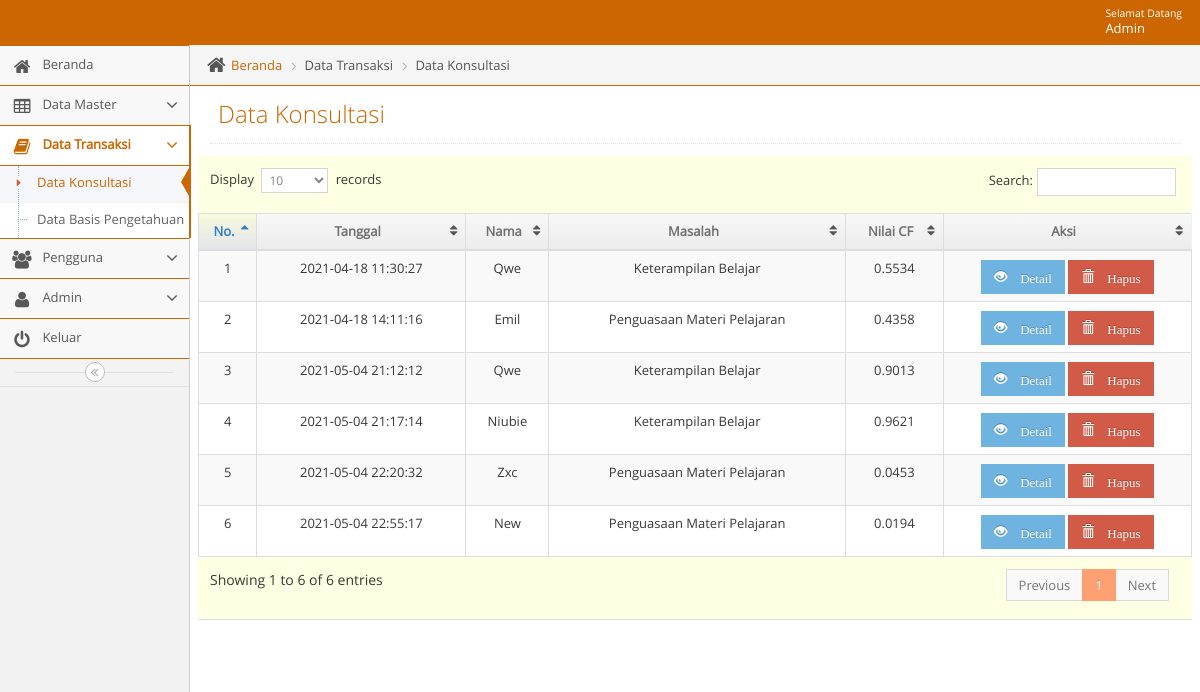
The page /admin/adminmainapp.php?unit=konsultasi_unit&act=datagrid (signed in) on the database its author committed.
### tables this page shows
CREATE TABLE `t_hasil` (
  `kode_hasil` int(11) NOT NULL,
  `bidang_masalah` text NOT NULL,
  `item_masalah` text NOT NULL,
  `nilai_cf` varchar(16) NOT NULL,
  `tanggal` datetime NOT NULL,
  `hasil_id` varchar(11) NOT NULL,
  `kode_siswa` varchar(11) NOT NULL
);

CREATE TABLE `t_siswa` (
  `id_siswa` int(11) NOT NULL,
  `nama_siswa` varchar(100) NOT NULL,
  `jenis_kelamin` enum('Laki-laki','Perempuan') NOT NULL,
  `kelas` varchar(10) NOT NULL,
  `kode_siswa` varchar(11) NOT NULL
);

CREATE TABLE `t_bidang_masalah` (
  `id_bidang_masalah` int(11) NOT NULL,
  `kode_bidang_masalah` varchar(5) NOT NULL,
  `nama_bidang_masalah` varchar(500) NOT NULL,
  `detail_bidang_masalah` varchar(500) NOT NULL,
  `layanan` varchar(1000) NOT NULL
);

### admin/unit/konsultasi_unit.php (the view, shortened to what this page needs)
<?php
$act = $_GET['act'];
switch($act){
    case "datagrid":
        ?>
<?php
include("../admin/leftbar.php");
?>
			<div class="main-content">
				<div class="main-content-inner">
					<div class="breadcrumbs ace-save-state" id="breadcrumbs">
						<ul class="breadcrumb">
							<li>
								<i class="ace-icon fa fa-home home-icon"></i>
								<a href="adminmainapp.php?unit=dashboard">Beranda</a>
							</li>
              <li>Data Transaksi</li>
							<li>Data Konsultasi</li>
						</ul>
					</div>
					<div class="page-content">
						<div class="page-header">
							<h1>Data Konsultasi</h1>
						</div>
						<div class="row">
							<div class="col-xs-12">
								<div class="row">
                  <div class="box box-primary">
                    <div class="box-body table-responsive padding">
                      <table id="datatable" class="table table-striped table-bordered table-hover">
                        <thead>
                          <tr>
                            <th style="text-align: center">No.</th>
                            <th style="text-align: center">Tanggal</th>
                            <th style="text-align: center">Nama</th>
                            <th style="text-align: center">Masalah</th>
                            <th style="text-align: center">Nilai CF</th>
                            <th style="text-align: center">Aksi</th>
                          </tr>
                        </thead>
                        <tbody>
                         <?php $no=1;
                          $qdatagrid ="  SELECT
                            t_hasil.kode_hasil, t_hasil.tanggal, t_hasil.nilai_cf, t_hasil.hasil_id,
                            t_bidang_masalah.kode_bidang_masalah, t_bidang_masalah.nama_bidang_masalah,
                            t_siswa.kode_siswa, t_siswa.nama_siswa
                            FROM
                              t_hasil
                            JOIN t_bidang_masalah ON t_hasil.hasil_id = t_bidang_masalah.kode_bidang_masalah
									          JOIN t_siswa ON t_hasil.kode_siswa = t_siswa.kode_siswa";
                            $rdatagrid = mysqli_query($mysqli, $qdatagrid);
                            while($ddatagrid=mysqli_fetch_assoc($rdatagrid)) {
                                echo "
                                <tr>
                                     <td style= text-align:center>$no</td>
                                     <td style= text-align:center>$ddatagrid[tanggal]</td>
                                     <td style= text-align:center>".ucwords("$ddatagrid[nama_siswa]")."</td>
                                     <td style= text-align:center>$ddatagrid[nama_bidang_masalah]</td>
                                     <td style= text-align:center>$ddatagrid[nilai_cf]</td>
                                     <td style=text-align:center>
                                         <a href=?unit=konsultasi_unit&act=update&kode_hasil=$ddatagrid[kode_hasil] class='btn btn-sm btn-info glyphicon glyphicon-eye-open' > Detail</a>
                                         <a href=?unit=konsultasi_unit&act=delete&kode_hasil=$ddatagrid[kode_hasil] class='btn btn-sm btn-danger glyphicon glyphicon-trash' onclick='return confirm(\"Yakin Akan Menghapus Data?\")'> Hapus</a>
                                     </td>
                                </tr>
                                ";
                                $no++;
                             }
                             ?>
                        </tbody>
                      </table>
                    </div>
                  </div>
								</div>
							</div>
						</div>
					</div>
				</div>
			</div>
		<?php
            include("../admin/footer.php");
            ?>
	</body>
</html>
 <?php
        break;
            ?>
  <?php
}

### admin/navbar.php (shortened to what this page needs)
<body class="no-skin">
        <?php
        require_once '../lib/koneksi.php';
        if ($_SESSION['status'] == 'Admin') {
          $qupdate = "SELECT * FROM  t_admin WHERE nama_pengguna = '".$_SESSION['nm_pengguna']."'";
         $rupdate = mysqli_query($mysqli, $qupdate);
         $dupdate = mysqli_fetch_assoc($rupdate);
        }
        else {
          $qupdate = "SELECT * FROM  t_user WHERE nama_pengguna = '".$_SESSION['nm_pengguna']."'";
          $rupdate = mysqli_query($mysqli, $qupdate);
          $dupdate = mysqli_fetch_assoc($rupdate);
        }
        ?>
        <div id="navbar" class="navbar navbar-default ace-save-state">
          <div class="navbar-container ace-save-state" id="navbar-container">
            <div class="navbar-buttons navbar-header pull-right" role="navigation">
              <ul class="nav ace-nav">
                <li class="light-blue dropdown-modal">
                  <a data-toggle="dropdown" href="#" class="dropdown-toggle">
                    <span class="user-info"><small>Selamat Datang</small>  <?php echo ucwords($dupdate['nama']); ?></span>
                  </a>
                </li>
              </ul>
            </div>
        </div>
    </div>

### css/tentang/style.css (style rules this page uses)
html { font-family:sans-serif; -ms-text-size-adjust:100%; -webkit-text-size-adjust:100% }
body { margin:0 }
a { background-color:transparent }
h1 { font-size:2em; margin:.67em 0 }
small { font-size:80% }
table { border-collapse:collapse; border-spacing:0 }
td,th { padding:0 }
.border-box,article,body,code,dd,div,dl,dt,fieldset,footer,form,header,html,input[type=email],input[type=password],input[type=tel],input[type=text],input[type=url],li,main,ol,p,pre,section,textarea,ul { box-sizing:border-box }

### rows shown on the page
t_hasil: tanggal "2021-04-18 11:30:27", t_siswa.nama_siswa "Qwe", t_bidang_masalah.nama_bidang_masalah "Keterampilan Belajar", nilai_cf "0.5534"
t_hasil: tanggal "2021-04-18 14:11:16", t_siswa.nama_siswa "Emil", t_bidang_masalah.nama_bidang_masalah "Penguasaan Materi Pelajaran", nilai_cf "0.4358"
t_hasil: tanggal "2021-05-04 21:12:12", t_siswa.nama_siswa "Qwe", t_bidang_masalah.nama_bidang_masalah "Keterampilan Belajar", nilai_cf "0.9013"
t_hasil: tanggal "2021-05-04 21:17:14", t_siswa.nama_siswa "Niubie", t_bidang_masalah.nama_bidang_masalah "Keterampilan Belajar", nilai_cf "0.9621"
t_hasil: tanggal "2021-05-04 22:20:32", t_siswa.nama_siswa "Zxc", t_bidang_masalah.nama_bidang_masalah "Penguasaan Materi Pelajaran", nilai_cf "0.0453"
t_hasil: tanggal "2021-05-04 22:55:17", t_siswa.nama_siswa "New", t_bidang_masalah.nama_bidang_masalah "Penguasaan Materi Pelajaran", nilai_cf "0.0194"

### other values the page prints
$dupdate['nama'] "Admin"
